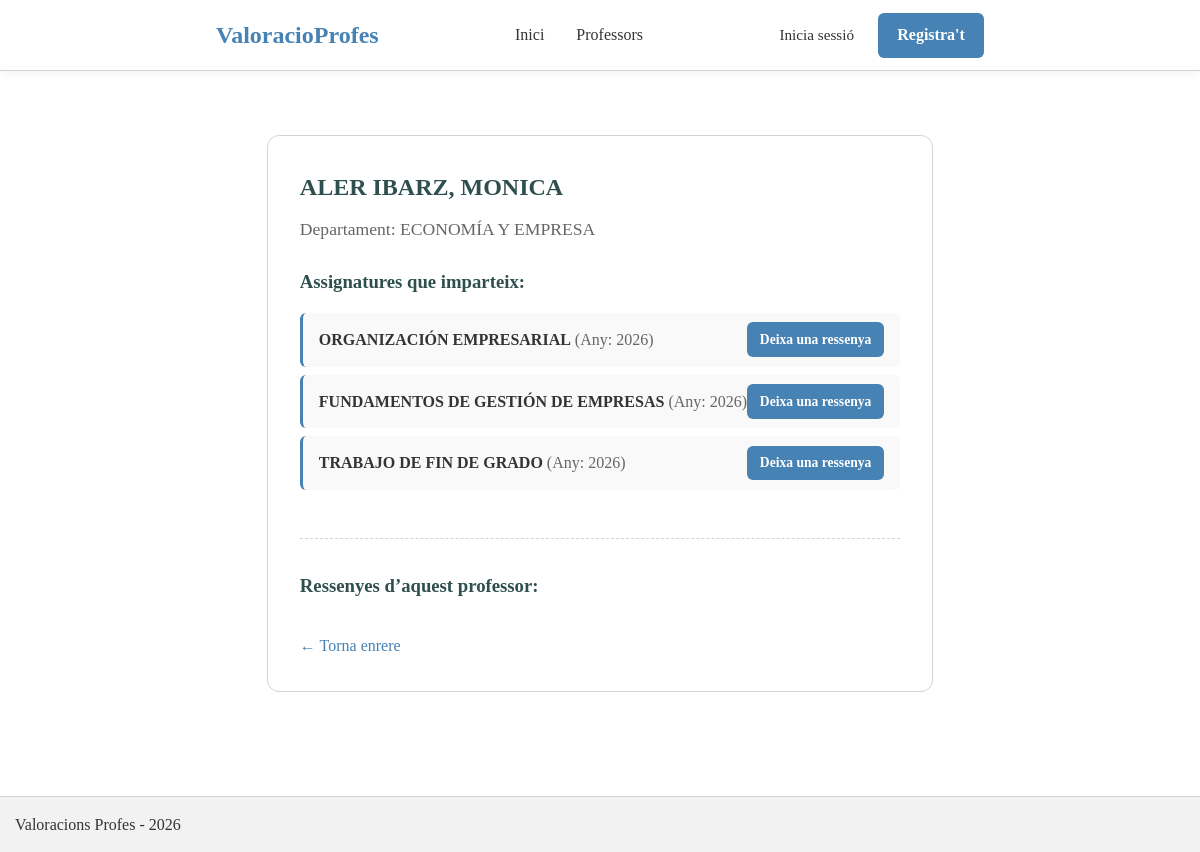
The page /profesores/3/ on the database as committed earlier.
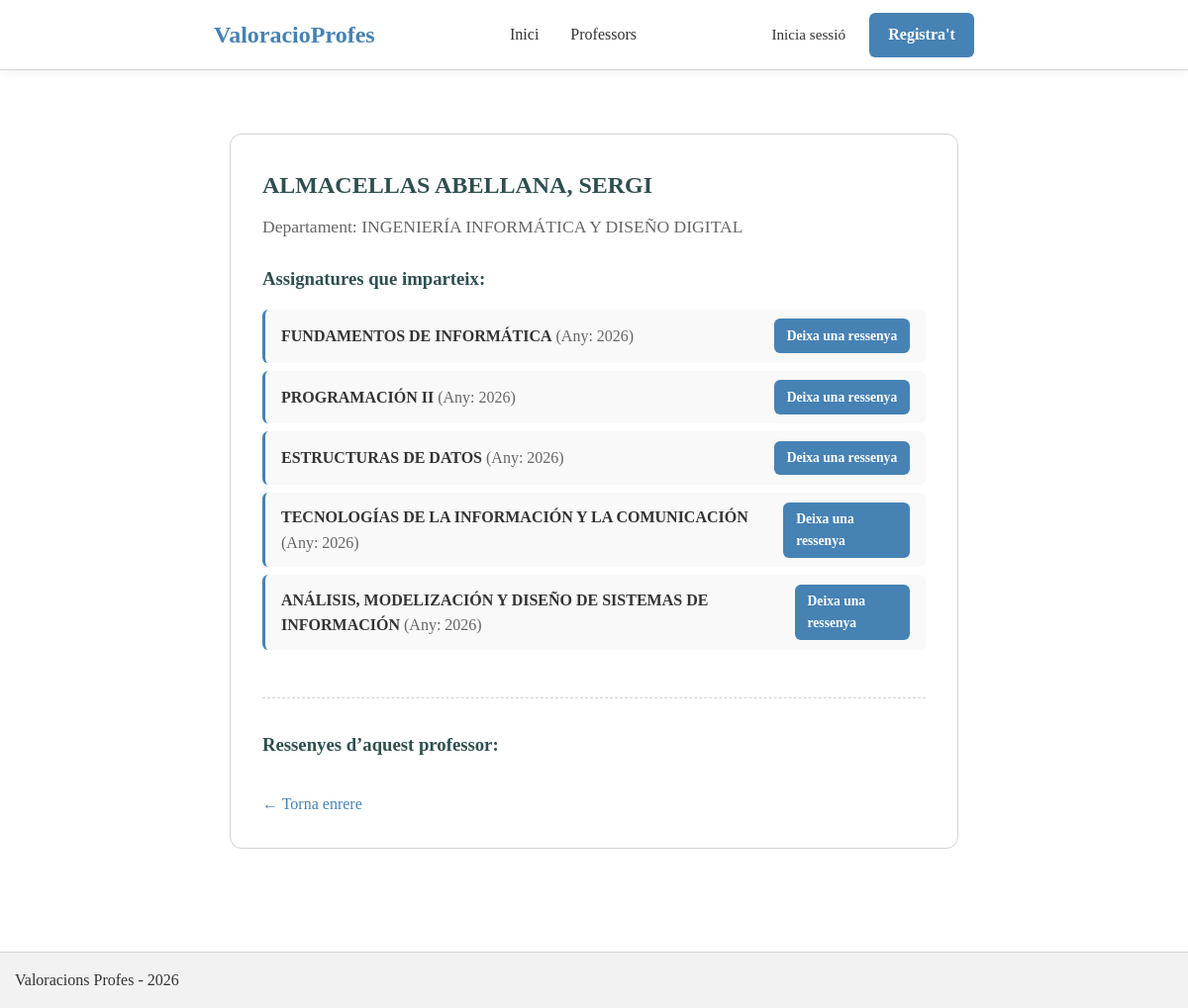
The same page on the database as committed later.
### blog/models.py (models this page shows, shortened)
class Professor(models.Model):
    department = models.ForeignKey(Department, on_delete=models.CASCADE, related_name='professors')
    name_prof = models.CharField(max_length=150)
    profile_pic_url = models.URLField(max_length=200, blank=True, null=True)  #URLField for links

class Department(models.Model):
    name_dept = models.CharField(max_length=100)

class Prof_Subject(models.Model):
    professor = models.ForeignKey(Professor, on_delete=models.CASCADE)
    subject = models.ForeignKey(Subject, on_delete=models.CASCADE)
    year = models.IntegerField()

class Subject(models.Model):
    name_sub = models.CharField(max_length=150)
    description = models.TextField()
    credits = models.PositiveIntegerField()
    professors = models.ManyToManyField(Professor, through='Prof_Subject', related_name='subjects')

### blog/views.py (the view)
# urls.py: path('profesores/<int:pk>/', views.ProfessorDetailView.as_view(), name='professor_detail'),
class ProfessorDetailView(DetailView):
    model = Professor
    template_name = 'blog/professor_detail.html'
    context_object_name = 'professor'

### templates/blog/professor_detail.html (shortened to what this page needs)
{% extends 'base.html' %}
{% block content %}
<div class="container">
    <article>
        <h1>{{ professor.name_prof }}</h1>
        <p class="post-meta" style="font-size: 1.1rem;">Departament: {{ professor.department.name_dept }}</p>
        <div class="post-body">
            <h3>Assignatures que imparteix:</h3>
            <ul>
                {% for ps in professor.prof_subject_set.all %}
                    <li style="display: flex; justify-content: space-between; align-items: center;">
                        <span>
                            <strong>{{ ps.subject.name_sub }}</strong> <span style="color: #666;">(Any: {{ ps.year }})</span>
                        </span>
                        <a href="{% url 'blog:review_create' %}?prof_subject={{ ps.id }}" class="btn-signup" style="font-size: 0.85rem; padding: 0.4rem 0.8rem;">
                            Deixa una ressenya
                        </a>
                    </li>
                {% empty %}
                    <li>Aquest professor no té assignatures assignades.</li>
                {% endfor %}
            </ul>
            <hr style="margin: 3rem 0 2rem 0; border: 0; border-top: 1px dashed var(--color-footer-border);">
            <h3>Ressenyes d’aquest professor:</h3>
            <div class="back-link" style="margin-top: 2rem;">
                <a href="javascript:history.back()">← Torna enrere</a>
            </div>
        </div>
    </article>
</div>
{% endblock content %}

Rows that differ between the two databases and show on the page:
no longer on this page (row edited): Prof_Subject: subject.name_sub "ORGANIZACIÓN EMPRESARIAL", year "2026"
no longer on this page (row edited): Prof_Subject: subject.name_sub "FUNDAMENTOS DE GESTIÓN DE EMPRESAS", year "2026"
no longer on this page (row edited): Prof_Subject: subject.name_sub "TRABAJO DE FIN DE GRADO", year "2026"
changed Professor: name_prof "ALER IBARZ, MONICA" → "ALMACELLAS ABELLANA, SERGI"; department.name_dept "ECONOMÍA Y EMPRESA" → "INGENIERÍA INFORMÁTICA Y DISEÑO DIGITAL"
now on this page (row edited): Prof_Subject: subject.name_sub "FUNDAMENTOS DE INFORMÁTICA", year "2026"
now on this page (row edited): Prof_Subject: subject.name_sub "PROGRAMACIÓN II", year "2026"
now on this page (row edited): Prof_Subject: subject.name_sub "ESTRUCTURAS DE DATOS", year "2026"
now on this page (row edited): Prof_Subject: subject.name_sub "TECNOLOGÍAS DE LA INFORMACIÓN Y LA COMUNICACIÓN", year "2026"
now on this page (row edited): Prof_Subject: subject.name_sub "ANÁLISIS, MODELIZACIÓN Y DISEÑO DE SISTEMAS DE INFORMACIÓN", year "2026"
